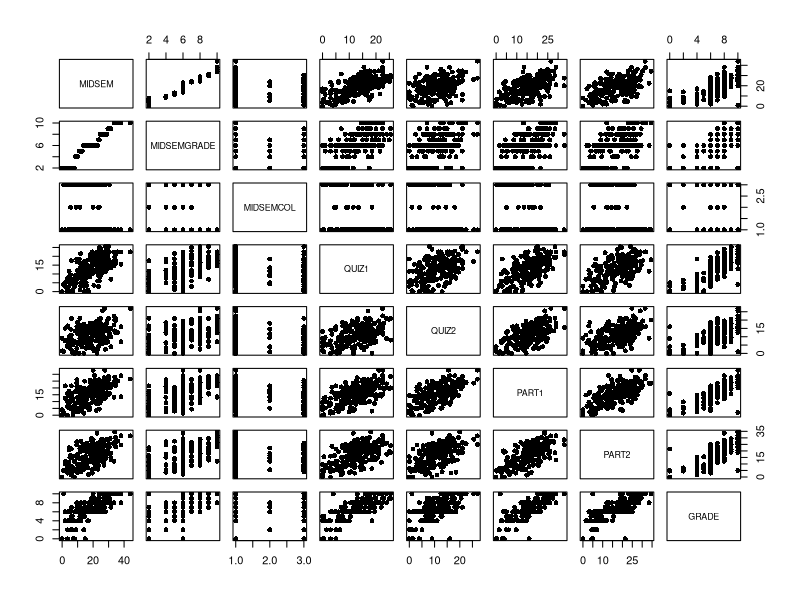

This chart was generated by the following R code: (Note: this script raises an error after producing the figure.)
library(caret)
df <- read.csv("./grade_filtered.csv")
png(file = "svm.png")
plot(df, pch=16)
dev.off()

set.seed(3033)
split <- createDataPartition(y = df$GRADE, p= 0.7, list = FALSE)
train <- df[split,]
test <- df[-split,]

train[["GRADE"]] = factor(train[["GRADE"]])
test[["GRADE"]] = factor(test[["GRADE"]])

trctrl <- trainControl(method = "repeatedcv", number = 10, repeats = 3)
set.seed(3233)

svm_Linear <- train(GRADE ~., data = train, method = "svmLinear",
                    trControl=trctrl,
                    preProcess = c("center", "scale"),
                    tuneLength = 10)
svm_Linear

test_pred <- predict(svm_Linear, newdata = test)

confusionMatrix(test_pred,test$GRADE)

trctrl <- trainControl(method = "repeatedcv", number = 10, repeats = 3)
set.seed(3233)

svm_Linear <- train(GRADE ~., data = train, method = "svmLinear",
                    trControl=trctrl,
                    preProcess = c("center", "scale","pca"),
                    tuneLength = 10)
svm_Linear

test_pred <- predict(svm_Linear, newdata = test)

confusionMatrix(test_pred,test$GRADE)
